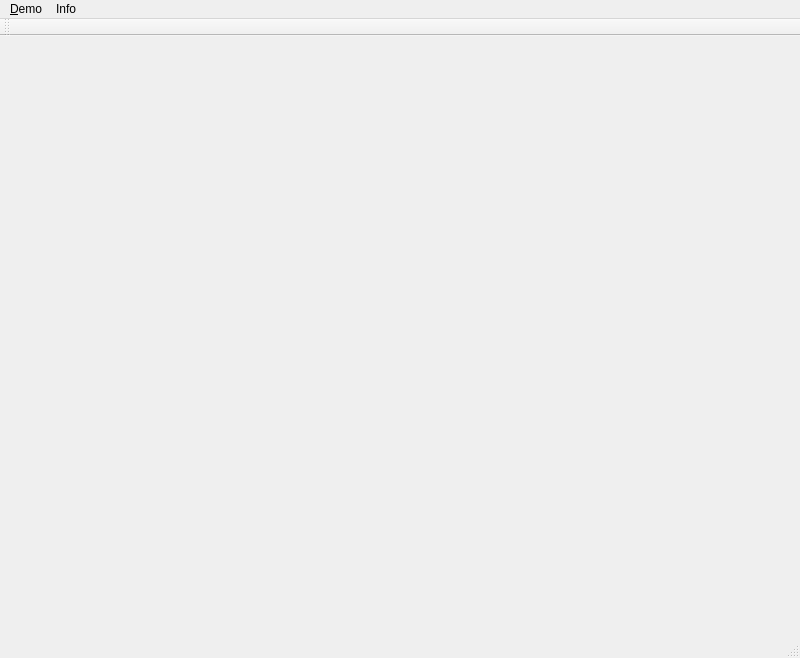
<?xml version="1.0" encoding="UTF-8"?>
<ui version="4.0">
 <class>MainWindow</class>
 <widget class="QMainWindow" name="MainWindow">
  <property name="geometry">
   <rect>
    <x>0</x>
    <y>0</y>
    <width>800</width>
    <height>656</height>
   </rect>
  </property>
  <property name="windowTitle">
   <string>Hello OpenGL ...</string>
  </property>
  <widget class="MyOpenGLWidget" name="openglWidget">
   <property name="minimumSize">
    <size>
     <width>800</width>
     <height>600</height>
    </size>
   </property>
  </widget>
  <widget class="QMenuBar" name="menuBar">
   <property name="geometry">
    <rect>
     <x>0</x>
     <y>0</y>
     <width>800</width>
     <height>22</height>
    </rect>
   </property>
   <widget class="QMenu" name="menuInfo">
    <property name="title">
     <string>Info</string>
    </property>
    <addaction name="action_Version_OpenGL"/>
   </widget>
   <widget class="QMenu" name="menu_Demo">
    <property name="title">
     <string>&amp;Demo</string>
    </property>
    <addaction name="actionHello_clear"/>
    <addaction name="actionHello_triangle"/>
    <addaction name="actionHello_camera"/>
    <addaction name="actionHello_spheres"/>
   </widget>
   <addaction name="menu_Demo"/>
   <addaction name="menuInfo"/>
  </widget>
  <widget class="QToolBar" name="mainToolBar">
   <attribute name="toolBarArea">
    <enum>TopToolBarArea</enum>
   </attribute>
   <attribute name="toolBarBreak">
    <bool>false</bool>
   </attribute>
  </widget>
  <widget class="QStatusBar" name="statusBar"/>
  <action name="action_Version_OpenGL">
   <property name="text">
    <string>&amp;Version OpenGL</string>
   </property>
  </action>
  <action name="actionHello_triangle">
   <property name="text">
    <string>Hello triangle ...</string>
   </property>
  </action>
  <action name="actionHello_camera">
   <property name="text">
    <string>Hello camera ...</string>
   </property>
  </action>
  <action name="actionHello_spheres">
   <property name="text">
    <string>Hello spheres ...</string>
   </property>
  </action>
  <action name="actionHello_clear">
   <property name="text">
    <string>Hello clear ...</string>
   </property>
  </action>
 </widget>
 <layoutdefault spacing="6" margin="11"/>
 <customwidgets>
  <customwidget>
   <class>MyOpenGLWidget</class>
   <extends>QWidget</extends>
   <header>myopenglwidget.h</header>
   <container>1</container>
  </customwidget>
 </customwidgets>
 <resources/>
 <connections/>
</ui>
